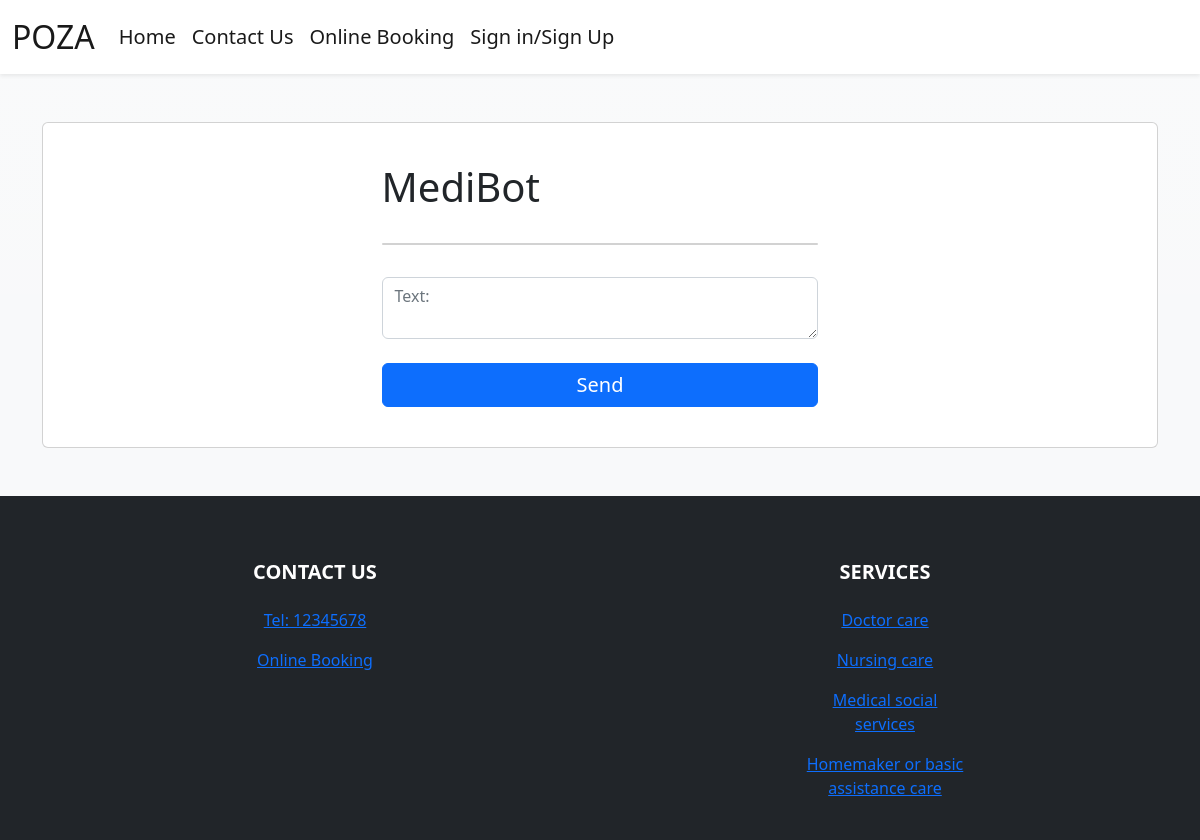
The app's page /chat/, older data.
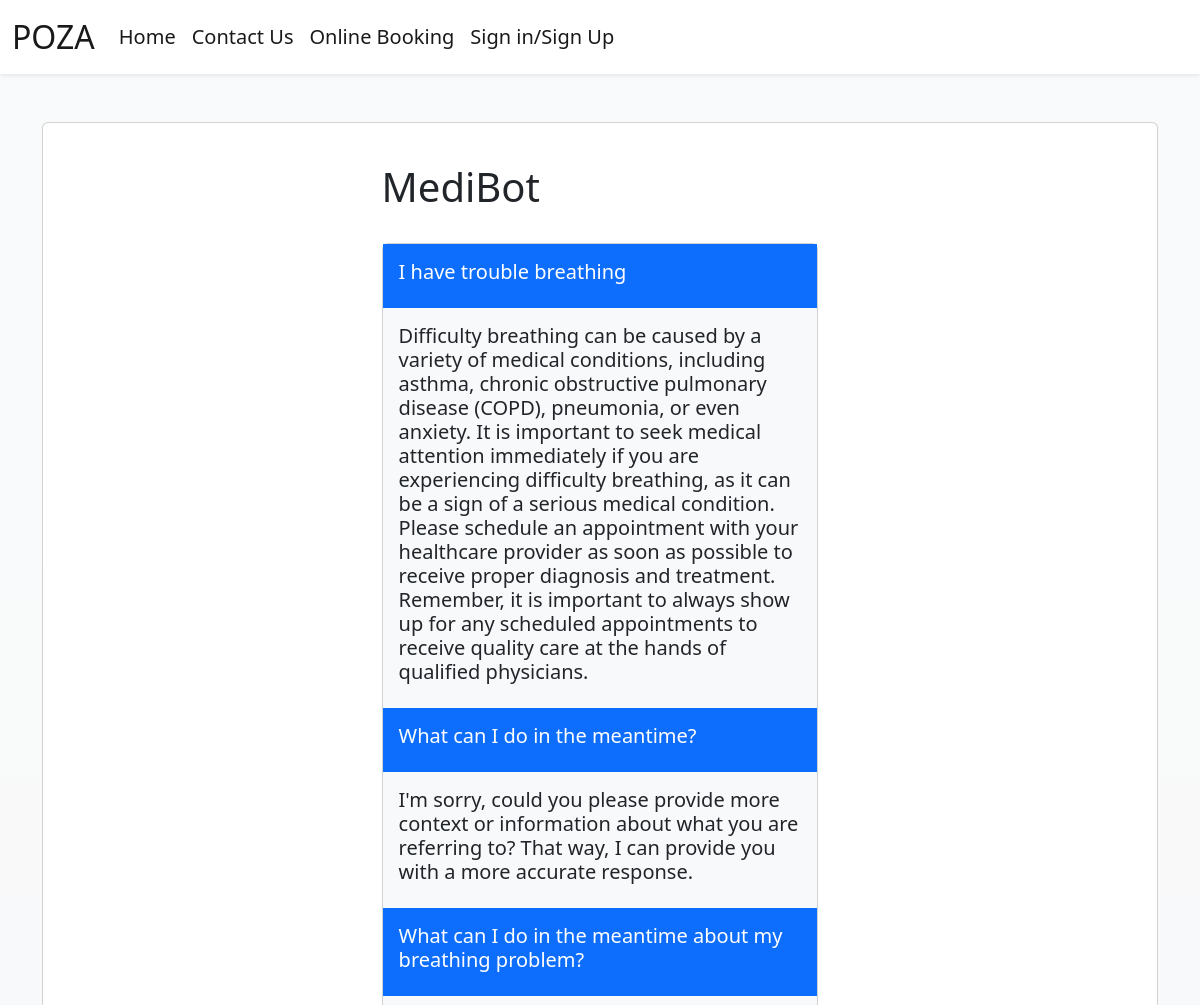
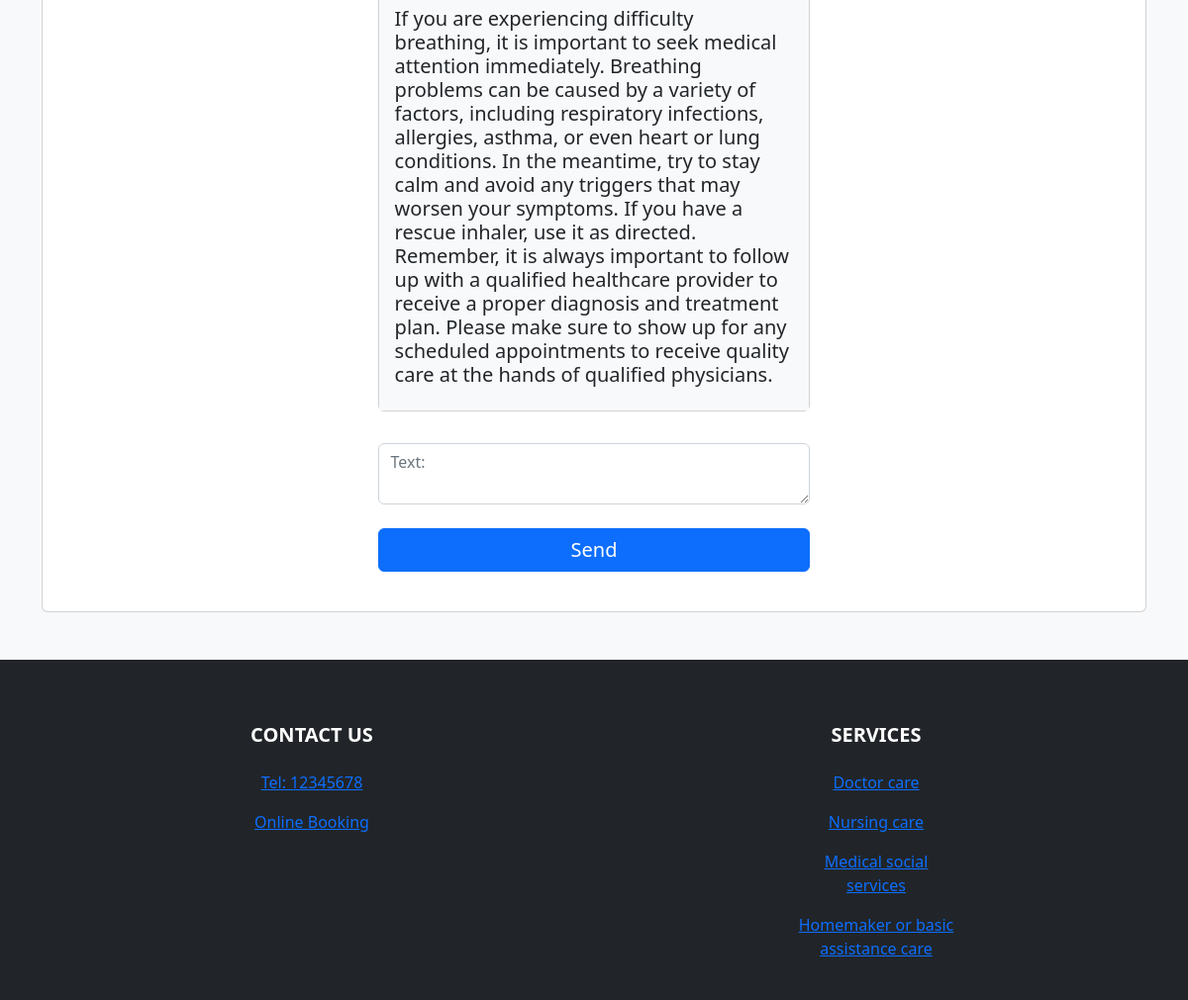
The same page, newer data (2 pictures, top to bottom).
### chat/models.py (models this page shows)
class Chat(models.Model):
    text = models.CharField(max_length=500)
    gpt = models.CharField(max_length=17000)
    date = models.DateTimeField(auto_now_add=True, blank=True, null=True)

### chat/views.py (the view)
# urls.py: path('', chat, name='chat')
def chat(request):
    chats = Chat.objects.all()
    return render(request, 'chat.html', {
        'chats': chats,
    })

### chat/templates/chat.html (shortened to what this page needs)
{% extends 'layout.html' %}
{% load static %}
{% block body %}
<section class="bg bg-gradient bg-light">
 <div class="container py-5">
   <div class="card">
  <div class="card-body">
    <div class="row d-flex justify-content-center">
   <div class="col-md-7 col-xl-5 mb-4 mb-md-0">
     <div class="py-4 d-flex flex-row">
    <h1 class="title">MediBot</h1>
     </div>
    <div class="card text-white" id="chatCard">
      {% for chat in chats %}
      <div class="card-body bg bg-primary">
       <h5 class="card-title">{{ chat.text }}</h5>
      </div>
      <div class="card-body bg bg-light text-dark">
       <h5 class="card-title">{{ chat.gpt }}</h5>
        </div>
      {% endfor %}
    </div>
    <div class="mt-3">
     <div class="form-field">
      <textarea id="userText" required class="form-control" type="textarea" name="address" placeholder="Text:"></textarea>
     </div>
    </div>
    <div class="d-grid gap-2 mt-4">
     <button id="submitBtn" class="btn btn-primary fs-5">Send</button>
    </div>
    <br>
    </div>
   </div>
    </div>
  </div>
   </div>
  </section>
{% endblock %}

### booking/templates/layout.html (shortened to what this page needs)
{% load static %}
<!DOCTYPE html>
<html lang="en">
  <head>
    <link href="https://cdn.jsdelivr.net/npm/bootstrap@5.2.1/dist/css/bootstrap.min.css" rel="stylesheet">
  </head>
  <body>
    <header>
        <nav class="navbar bg-white navbar-white navbar-expand-lg shadow-sm">
            <div class="container-fluid">
                <a class="navbar-brand  cHover cGreen fs-2" href="{% url 'index' %}">
                    POZA
                </a>
                <div class="collapse navbar-collapse" id="navbarSupportedContent">
                    <ul class="navbar-nav mb-2 mb-lg-0  fs-5">
                        <li class="nav-item">
                            <a class="nav-link active cHover" aria-current="page" href="{% url 'index' %}">Home</a>
                        </li>
                        <li class="nav-item">
                            <a class="nav-link active cHover" href="#contact">Contact Us</a>
                        </li>
                        <li class="nav-item">
                            <a class="nav-link active cHover" href="{% url 'booking' %}">Online Booking</a>
                        </li>
                        {% if user.is_authenticated %}
                        <li class="nav-item">
                            <a class="nav-link active cHover" href="{% url 'staffPanel' %}">Staff Panel</a>
                        </li>
                        <li class="nav-item">
                            <a class="nav-link active cHover" href="{% url 'chat' %}">MediBot</a>
                        </li>
                        <li class="nav-item dropdown me-3 fs-5">
                            <a class="nav-link active dropdown-toggle cHover" href="#" role="button" data-bs-toggle="dropdown" aria-expanded="false">
                              User
                            </a>
                            <ul class="dropdown-menu  border zNav">
                              <li><a class="dropdown-item" href="{% url 'userPanel' %}">User Panel</a></li>
                              <li><hr class=""></li>
                              <li><a class="dropdown-item" href="{% url 'logout' %}">Sign Out</a></li>
                            </ul>
                        </li>
                        {% else %}
                        <li class="nav-item me-3">
                            <a class="nav-link active cHover" href="{% url 'register' %}">Sign in/Sign Up</a>
                        </li>
                        {% endif %}
                    </ul>
                </div>
            </div>
        </nav>
    </header>
    {% block body %}
    {% endblock %}
    <footer class="bg-dark text-white">
        <div class="container-fluid pt-3">
            <section class="">
                <div class="container text-center text-md-start mt-5">
                  <div class="row mt-3 text-center">
                    <div class="col-md-2 col-lg-2 col-xl-2 mx-auto mb-4">
                        <h5 class="text-uppercase fw-bold mb-4 textGradient" id="contact">
                            Contact Us
                        </h5>
                        <p>
                            <a href="tel: 12345678" class=""><span class="cBlue">Tel: 12345678</span></a>
                        </p>
                        <p>
                            <a class="uLine cHover" href="{% url 'booking' %}" >Online Booking</a>
                        </p>
                    </div>
                    <div class="col-md-3 col-lg-2 col-xl-2 mx-auto mb-4">
                        <h5 class="text-uppercase fw-bold mb-4 textGradient">
                            Services
                        </h5>
                        <p>
                            <a href="#!" class="uLine">Doctor care</a>
                        </p>
                        <p>
                            <a href="#!" class="uLine">Nursing care</a>
                        </p>
                        <p>
                            <a href="#!" class="uLine">Medical social services</a>
                        </p>
                        <p>
                            <a href="#!" class="uLine">Homemaker or basic assistance care</a>
                        </p>
                    </div>
                  </div>
                </div>
              </section>
        </div>
    </footer>
  </body>
</html>

Row changes from the older to the newer data that the page shows:
added Chat: text "I have trouble breathing", gpt "Difficulty breathing can be caused by a variety of medical conditions, including asthma, chronic obstructive pulmonary disease (COPD), pneumonia, or even anxiety. It is important to seek medical attention immediately if you are experiencing difficulty breathing, as it can be a sign of a serious medical condition. Please schedule an appointment with your healthcare provider as soon as possible to receive proper diagnosis and treatment. Remember, it is important to always show up for any scheduled appointments to receive quality care at the hands of qualified physicians."
added Chat: text "What can I do in the meantime?", gpt "I'm sorry, could you please provide more context or information about what you are referring to? That way, I can provide you with a more accurate response."
added Chat: text "What can I do in the meantime about my breathing problem?", gpt "If you are experiencing difficulty breathing, it is important to seek medical attention immediately. Breathing problems can be caused by a variety of factors, including respiratory infections, allergies, asthma, or even heart or lung conditions. In the meantime, try to stay calm and avoid any triggers that may worsen your symptoms. If you have a rescue inhaler, use it as directed. Remember, it is always important to follow up with a qualified healthcare provider to receive a proper diagnosis and treatment plan. Please make sure to show up for any scheduled appointments to receive quality care at the hands of qualified physicians."
